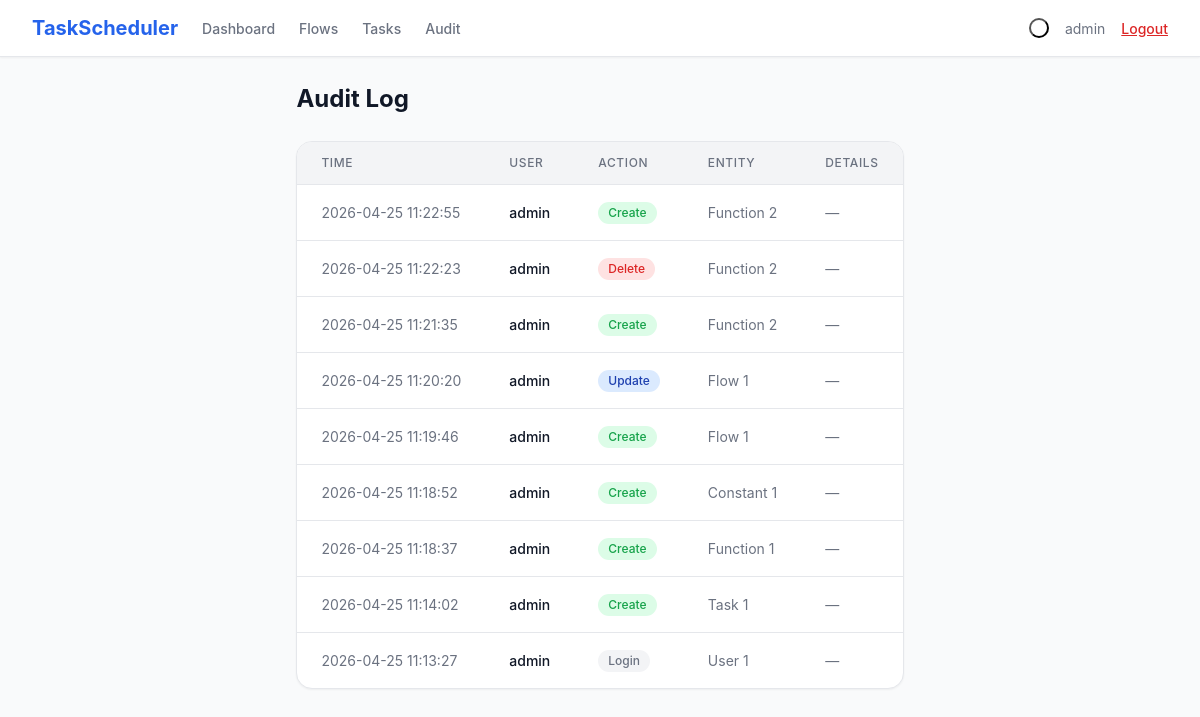
The page /audit-log (signed in) on the database as committed earlier.
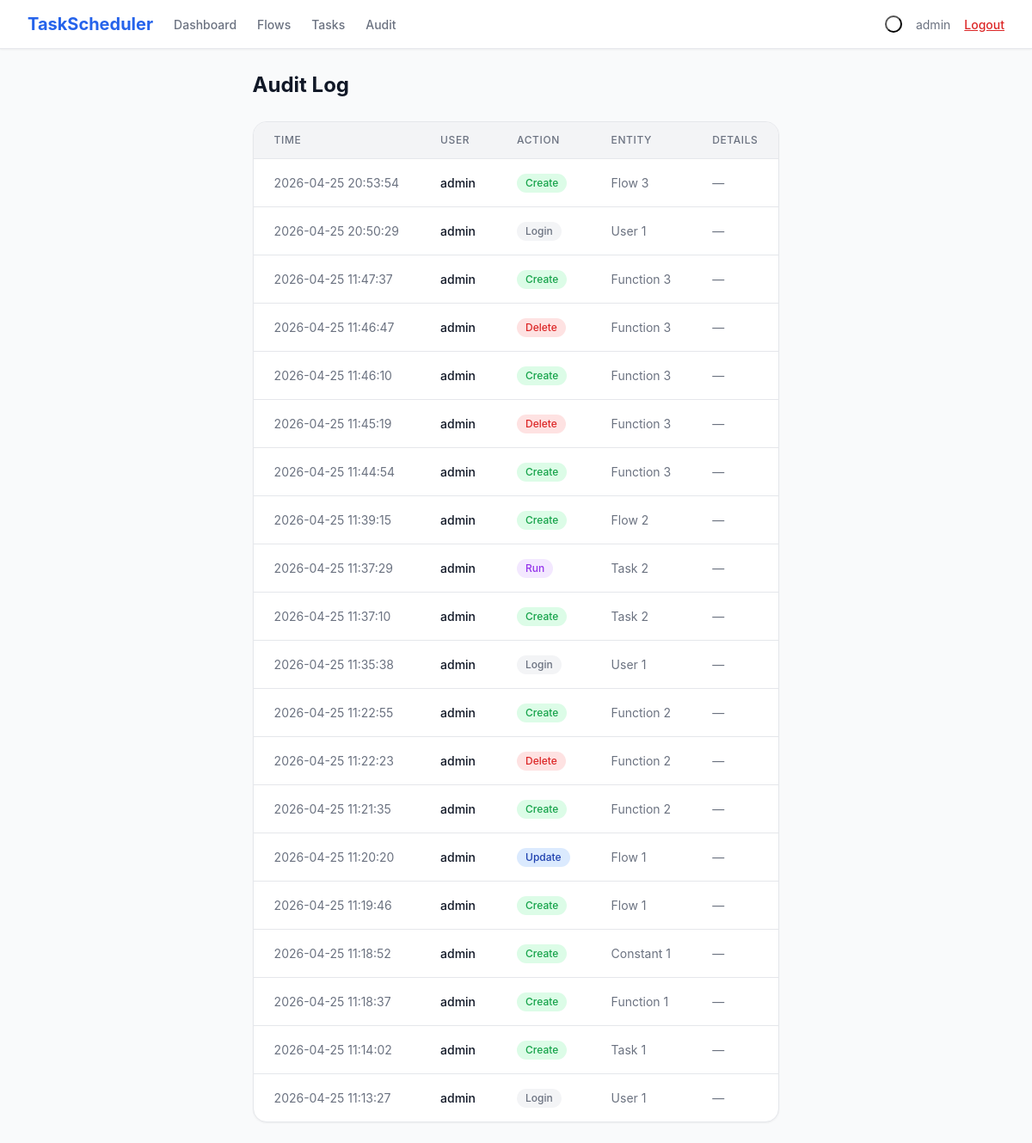
The same page on the database as committed later.
### models.py (models this page shows)
class AuditLog(db.Model):
    __tablename__ = 'audit_logs'
    id = db.Column(db.Integer, primary_key=True)
    timestamp = db.Column(db.DateTime, default=datetime.utcnow)
    username = db.Column(db.String(80), nullable=False)
    action = db.Column(db.String(50), nullable=False)
    entity_type = db.Column(db.String(50), nullable=False)
    entity_id = db.Column(db.Integer, nullable=True)
    details = db.Column(db.Text, nullable=True)

### app.py (the view)
@app.route('/audit-log')
@login_required
def audit_log():
    page = request.args.get('page', 1, type=int)
    per_page = 50
    logs = AuditLog.query.order_by(AuditLog.timestamp.desc()).paginate(
        page=page, per_page=per_page, error_out=False
    )
    return render_template('audit_log.html', logs=logs)

### app.py (called while the page is built)
def login_required(f):
    @wraps(f)
    def decorated_function(*args, **kwargs):
        if 'user_id' not in session:
            if request.is_json or request.path.startswith('/api/'):
                return jsonify({'error': 'Unauthorized'}), 401
            return redirect(url_for('login'))
        return f(*args, **kwargs)
    return decorated_function

### templates/audit_log.html (shortened to what this page needs)
{% extends "base.html" %}
{% block content %}
<div class="space-y-6">
    <div class="flex items-center justify-between">
        <h1 class="text-2xl font-bold text-body">Audit Log</h1>
    </div>
    <div class="card table-wrap">
        <table>
            <thead>
                <tr>
                    <th>Time</th>
                    <th>User</th>
                    <th>Action</th>
                    <th>Entity</th>
                    <th>Details</th>
                </tr>
            </thead>
            <tbody>
                {% for log in logs.items %}
                <tr>
                    <td class="text-muted whitespace-nowrap">{{ log.timestamp.strftime('%Y-%m-%d %H:%M:%S') }}</td>
                    <td class="font-medium text-body">{{ log.username }}</td>
                    <td>
                        <span class="badge
                            {% if log.action in ['create', 'import'] %}badge-green
                            {% elif log.action in ['update', 'enable'] %}badge-blue
                            {% elif log.action in ['delete', 'disable'] %}badge-red
                            {% elif log.action == 'run' %}badge-purple
                            {% else %}badge-gray{% endif %}">
                            {{ log.action|title }}
                        </span>
                    </td>
                    <td class="text-muted">{{ log.entity_type|title }} {{ log.entity_id or '' }}</td>
                    <td class="text-muted max-w-xs truncate">{{ log.details or '—' }}</td>
                </tr>
                {% endfor %}
            </tbody>
        </table>
    </div>
</div>
{% endblock %}

### templates/base.html (shortened to what this page needs)
<!DOCTYPE html>
<html lang="en" class="{% if request.cookies.get('theme') == 'dark' %}dark{% endif %}">
<head>
    <link rel="stylesheet" href="{{ url_for('static', filename='css/style.css') }}">
</head>
<body class="page">
    {% if session.user_id %}
    <nav class="navbar">
        <div class="container flex items-center justify-between h-14">
            <div class="flex items-center gap-6">
                <a href="{{ url_for('dashboard') }}" class="nav-brand">TaskScheduler</a>
                <a href="{{ url_for('dashboard') }}" class="nav-link">Dashboard</a>
                <a href="{{ url_for('flows_list') }}" class="nav-link">Flows</a>
                <a href="{{ url_for('tasks_list') }}" class="nav-link">Tasks</a>
                <a href="{{ url_for('audit_log') }}" class="nav-link">Audit</a>
            </div>
            <div class="nav-actions">
                <button onclick="toggleTheme()" class="btn-ghost p-2 rounded-lg" title="Toggle theme">
                </button>
                <span class="text-sm text-muted">{{ session.username }}</span>
                <a href="{{ url_for('logout') }}" class="text-sm font-medium text-red">Logout</a>
            </div>
        </div>
    </nav>
    {% endif %}
    <main class="main container">
        {% block content %}{% endblock %}
    </main>
</body>
</html>

### static/css/style.css (style rules this page uses)
:root { --bg-body: #f9fafb; --bg-card: #ffffff; --bg-nav: #ffffff; --bg-sidebar: #f3f4f6; --bg-input: #ffffff; --bg-code: #f3f4f6; --bg-hover: #f9fafb; --bg-badge-green: #dcfce7; --bg-badge-red: #fee2e2; --bg-badge-blue: #dbeafe; --bg-badge-amber: #fef3c7; --bg-badge-purple: #f3e8ff; --bg-badge-gray: #f3f4f6; --bg-primary-50: #eff6ff; --bg-primary-100: #dbeafe; --bg-primary-600: #2563eb; --bg-primary-700: #1d4ed8; --bg-green-600: #16a34a; --bg-green-700: #15803d; --bg-gray-100: #f3f4f6; --bg-gray-200: #e5e7eb; --bg-gray-600: #4b5563; --bg-gray-700: #374151; --bg-gray-800: #1f2937; --bg-gray-900: #111827; --bg-red-100: #fee2e2; --bg-red-500: #ef4444; --bg-red-600: #dc2626; --text-body: #111827; --text-muted: #6b7280; --text-light: #9ca3af; --text-primary: #2563eb; --text-green: #16a34a; --text-red: #dc2626; --text-purple: #9333ea; --text-amber: #92400e; --text-blue: #1e40af; --border-color: #e5e7eb; --border-dark: #d1d5db; --shadow-sm: 0 1px 2px 0 rgba(0,0,0,0.05); --shadow: 0 1px 3px 0 rgba(0,0,0,0.1), 0 1px 2px -1px rgba(0,0,0,0.1); --shadow-lg: 0 10px 15px -3px rgba(0,0,0,0.1), 0 4px 6px -4px rgba(0,0,0,0.1); --shadow-xl: 0 20px 25px -5px rgba(0,0,0,0.1), 0 8px 10px -6px rgba(0,0,0,0.1); --radius-sm: 0.375rem; --radius: 0.5rem; --radius-lg: 0.75rem; --radius-xl: 1rem; --radius-full: 9999px; }
* { box-sizing: border-box; margin: 0; padding: 0; }
html, body { height: 100%; }
body { font-family: -apple-system, BlinkMacSystemFont, 'Segoe UI', Roboto, sans-serif; background: var(--bg-body); color: var(--text-body); line-height: 1.5; -webkit-font-smoothing: antialiased; }
.page { min-height: 100vh; display: flex; flex-direction: column; }
.container { max-width: 80rem; margin: 0 auto; padding: 0 1rem; }
@media (min-width: 640px) { .container { padding: 0 1.5rem; } }
@media (min-width: 1024px) { .container { padding: 0 2rem; } }
.main { flex: 1; padding: 1.5rem 0; }
.flex { display: flex; }
.items-center { align-items: center; }
.justify-between { justify-content: space-between; }
.gap-6 { gap: 1.5rem; }
.p-2 { padding: 0.5rem; }
.space-y-6 > * + * { margin-top: 1.5rem; }
.text-sm { font-size: 0.875rem; }
.text-2xl { font-size: 1.5rem; }
.font-medium { font-weight: 500; }
.font-bold { font-weight: 700; }
.whitespace-nowrap { white-space: nowrap; }
.truncate { overflow: hidden; text-overflow: ellipsis; white-space: nowrap; }
.text-body { color: var(--text-body); }
.text-muted { color: var(--text-muted); }
.text-red { color: var(--text-red); }
.card { background: var(--bg-card); border-radius: var(--radius-xl); box-shadow: var(--shadow-sm); border: 1px solid var(--border-color); }
.navbar { background: var(--bg-nav); border-bottom: 1px solid var(--border-color); box-shadow: var(--shadow-sm); }
.nav-brand { font-size: 1.25rem; font-weight: 700; color: var(--text-primary); text-decoration: none; }
.nav-link { font-size: 0.875rem; font-weight: 500; color: var(--text-muted); text-decoration: none; padding: 0.5rem 0; }
.nav-actions { display: flex; align-items: center; gap: 1rem; }
.btn-ghost { background: transparent; color: var(--text-muted); }
.table-wrap { overflow-x: auto; }
table { width: 100%; border-collapse: collapse; font-size: 0.875rem; }
thead { background: var(--bg-gray-100); }
th { padding: 0.75rem 1.5rem; text-align: left; font-size: 0.75rem; font-weight: 500; text-transform: uppercase; letter-spacing: 0.05em; color: var(--text-muted); }
td { padding: 1rem 1.5rem; border-top: 1px solid var(--border-color); }
.badge { display: inline-flex; align-items: center; padding: 0.125rem 0.625rem; border-radius: var(--radius-full); font-size: 0.75rem; font-weight: 500; }
.badge-green { background: var(--bg-badge-green); color: var(--text-green); }
.badge-red { background: var(--bg-badge-red); color: var(--text-red); }
.badge-blue { background: var(--bg-badge-blue); color: var(--text-blue); }
.badge-purple { background: var(--bg-badge-purple); color: var(--text-purple); }
.badge-gray { background: var(--bg-badge-gray); color: var(--text-muted); }
.rounded-lg { border-radius: var(--radius-lg); }
.h-14 { height: 3.5rem; }

Rows that differ between the two databases and show on the page:
added AuditLog: timestamp "2026-04-25 20:53:54", username "admin", action "Create", entity_type "Flow", entity "3", details "—"
added AuditLog: timestamp "2026-04-25 20:50:29", username "admin", action "Login", entity_type "User", entity "1", details "—"
added AuditLog: timestamp "2026-04-25 11:47:37", username "admin", action "Create", entity_type "Function", entity "3", details "—"
added AuditLog: timestamp "2026-04-25 11:46:47", username "admin", action "Delete", entity_type "Function", entity "3", details "—"
added AuditLog: timestamp "2026-04-25 11:46:10", username "admin", action "Create", entity_type "Function", entity "3", details "—"
added AuditLog: timestamp "2026-04-25 11:45:19", username "admin", action "Delete", entity_type "Function", entity "3", details "—"
added AuditLog: timestamp "2026-04-25 11:44:54", username "admin", action "Create", entity_type "Function", entity "3", details "—"
added AuditLog: timestamp "2026-04-25 11:39:15", username "admin", action "Create", entity_type "Flow", entity "2", details "—"
added AuditLog: timestamp "2026-04-25 11:37:29", username "admin", action "Run", entity_type "Task", entity "2", details "—"
added AuditLog: timestamp "2026-04-25 11:37:10", username "admin", action "Create", entity_type "Task", entity "2", details "—"
added AuditLog: timestamp "2026-04-25 11:35:38", username "admin", action "Login", entity_type "User", entity "1", details "—"
